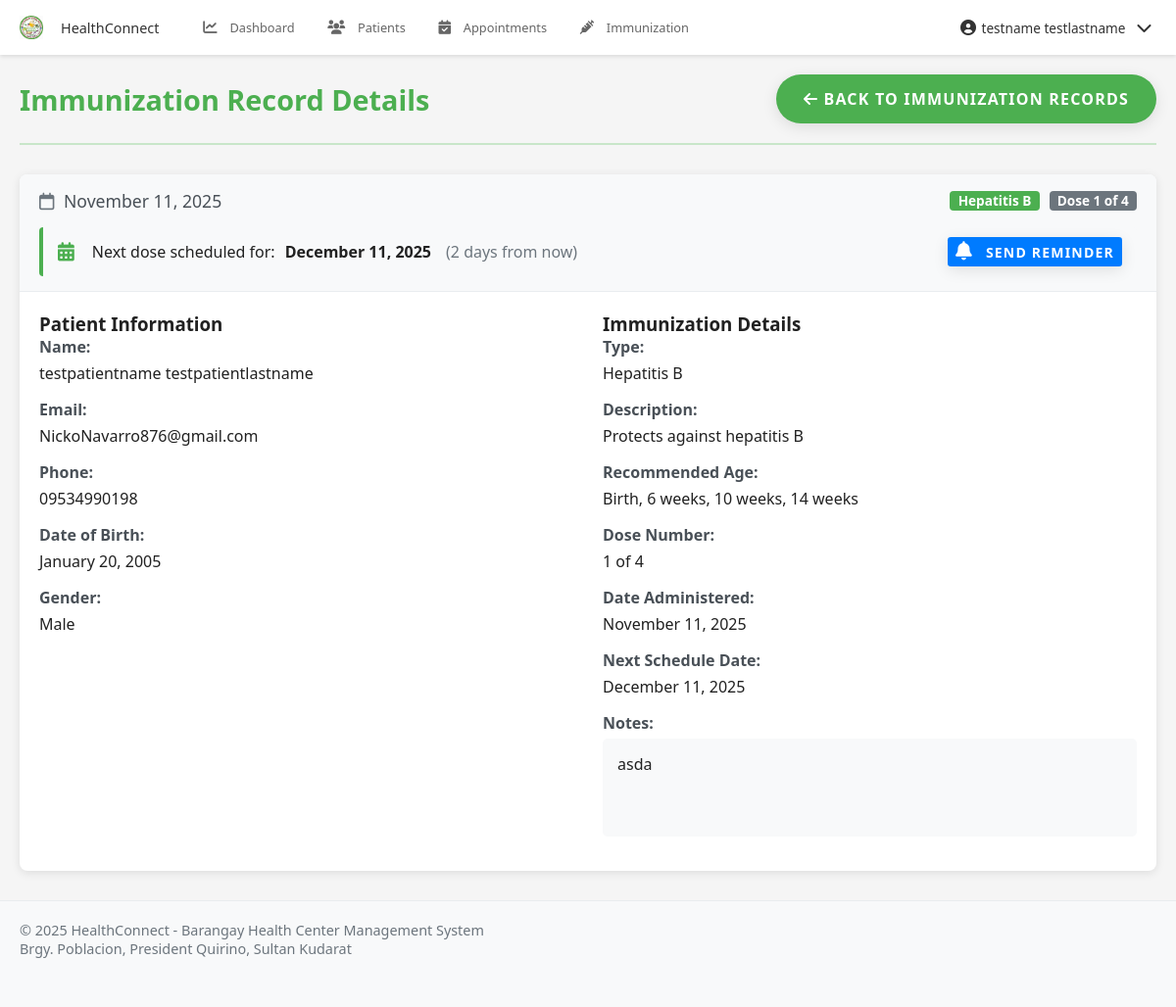
The page /pages/health_worker/view_immunization.php?id=2 (signed in) on the database its author committed.
### tables this page shows
CREATE TABLE `immunization_records` (
  `immunization_record_id` int(11) NOT NULL,
  `patient_id` int(11) DEFAULT NULL,
  `immunization_type_id` int(11) DEFAULT NULL,
  `health_worker_id` int(11) DEFAULT NULL,
  `dose_number` int(11) DEFAULT NULL,
  `date_administered` date DEFAULT NULL,
  `next_schedule_date` date DEFAULT NULL,
  `notes` text DEFAULT NULL,
  `created_at` timestamp NOT NULL DEFAULT current_timestamp(),
  `updated_at` timestamp NOT NULL DEFAULT current_timestamp() ON UPDATE current_timestamp()
);

CREATE TABLE `immunization_types` (
  `immunization_type_id` int(11) NOT NULL,
  `name` varchar(100) NOT NULL,
  `description` text DEFAULT NULL,
  `recommended_age` varchar(100) DEFAULT NULL,
  `dose_count` int(11) DEFAULT 1,
  `created_at` timestamp NOT NULL DEFAULT current_timestamp()
);

CREATE TABLE `users` (
  `user_id` int(11) NOT NULL,
  `role_id` int(11) DEFAULT NULL,
  `username` varchar(50) NOT NULL,
  `email` varchar(100) NOT NULL,
  `password` varchar(255) NOT NULL,
  `mobile_number` varchar(20) DEFAULT NULL,
  `first_name` varchar(100) NOT NULL,
  `middle_name` varchar(100) DEFAULT NULL,
  `last_name` varchar(100) NOT NULL,
  `gender` enum('Male','Female','Other') DEFAULT NULL,
  `date_of_birth` date DEFAULT NULL,
  `address` text DEFAULT NULL,
  `profile_picture` varchar(255) DEFAULT NULL,
  `is_active` tinyint(1) DEFAULT 1,
  `last_login` datetime DEFAULT NULL,
  `otp` varchar(6) DEFAULT NULL,
  `otp_expiry` datetime DEFAULT NULL,
  `created_at` timestamp NOT NULL DEFAULT current_timestamp(),
  `updated_at` timestamp NOT NULL DEFAULT current_timestamp() ON UPDATE current_timestamp()
);

### pages/health_worker/view_immunization.php (the view, shortened to what this page needs)
<?php
$immunization_record_id = intval($_GET['id']);
$database = new Database();
$pdo = $database->getConnection();
try {
    $query = "SELECT health_worker_id FROM health_workers WHERE user_id = ?";
    $stmt = $pdo->prepare($query);
    $stmt->execute([$_SESSION['user_id']]);
    $health_worker = $stmt->fetch(PDO::FETCH_ASSOC);
    $health_worker_id = $health_worker['health_worker_id'];
} catch (PDOException $e) {
    error_log("Error fetching health worker ID: " . $e->getMessage());
    header('Location: immunization.php');
    exit();
}
try {
    $query = "SELECT ir.*,
                     u.first_name, u.last_name, u.email, u.mobile_number, u.date_of_birth, u.gender,
                     it.name as immunization_name, it.description as immunization_description,
                     it.recommended_age, it.dose_count
              FROM immunization_records ir
              JOIN patients p ON ir.patient_id = p.patient_id
              JOIN users u ON p.user_id = u.user_id
              JOIN immunization_types it ON ir.immunization_type_id = it.immunization_type_id
              WHERE ir.immunization_record_id = ? AND ir.health_worker_id = ?";
    $stmt = $pdo->prepare($query);
    $stmt->execute([$immunization_record_id, $health_worker_id]);
    $immunization = $stmt->fetch(PDO::FETCH_ASSOC);
} catch (PDOException $e) {
    error_log("Error fetching immunization record: " . $e->getMessage());
    header('Location: immunization.php');
    exit();
}
?>
<!DOCTYPE html>
<html lang="en">
<head>
    <?php include __DIR__ . '/../../includes/header_links.php'; ?>
</head>
<body>
    <?php include __DIR__ . '/../../includes/navbar.php'; ?>
    <div class="container">
        <div class="page-header">
            <h1>Immunization Record Details</h1>
            <div class="header-actions">
                <a href="immunization.php" class="btn btn-secondary">
                    <i class="fas fa-arrow-left"></i> Back to Immunization Records
                </a>
            </div>
        </div>
        <div class="card">
            <div class="card-header">
                <div class="immunization-meta">
                    <div class="immunization-date">
                        <i class="far fa-calendar"></i>
                        <?php echo date('F j, Y', strtotime($immunization['date_administered'])); ?>
                    </div>
                    <div class="immunization-type">
                        <span class="badge badge-primary">
                            <?php echo htmlspecialchars($immunization['immunization_name']); ?>
                        </span>
                        <span class="badge badge-secondary">
                            Dose <?php echo $immunization['dose_number']; ?> of <?php echo $immunization['dose_count']; ?>
                        </span>
                    </div>
                </div>
                <?php if (!empty($immunization['next_schedule_date'])): ?>
                    <div class="next-schedule-alert">
                        <i class="fas fa-calendar-alt"></i>
                        Next dose scheduled for: <strong><?php echo date('F j, Y', strtotime($immunization['next_schedule_date'])); ?></strong>
                        <?php
                            $days_until = floor((strtotime($immunization['next_schedule_date']) - time()) / (60 * 60 * 24));
                            if ($days_until > 0) {
                                echo "<span class=\"days-count\">($days_until days from now)</span>";
                            } elseif ($days_until == 0) {
                                echo "<span class=\"days-count urgent\">Today!</span>";
                            } else {
                                echo "<span class=\"days-count overdue\">Overdue by " . abs($days_until) . " days</span>";
                            }
                        ?>
                        <button class="btn btn-sm btn-primary send-reminder-btn" onclick="sendReminder(<?php echo $immunization['patient_id']; ?>, '<?php echo htmlspecialchars($immunization['immunization_name']); ?>', '<?php echo $immunization['next_schedule_date']; ?>')">
                            <i class="fas fa-bell"></i> Send Reminder
                        </button>
                    </div>
                <?php endif; ?>
            </div>
            <div class="card-body">
                <div class="row">
                    <div class="col-md-6">
                        <h3>Patient Information</h3>
                        <div class="info-group">
                            <label>Name:</label>
                            <div><?php echo htmlspecialchars($immunization['first_name'] . ' ' . $immunization['last_name']); ?></div>
                        </div>
                        <div class="info-group">
                            <label>Email:</label>
                            <div><?php echo htmlspecialchars($immunization['email']); ?></div>
                        </div>
                        <div class="info-group">
                            <label>Phone:</label>
                            <div><?php echo htmlspecialchars($immunization['mobile_number']); ?></div>
                        </div>
                        <div class="info-group">
                            <label>Date of Birth:</label>
                            <div><?php echo date('F j, Y', strtotime($immunization['date_of_birth'])); ?></div>
                        </div>
                        <div class="info-group">
                            <label>Gender:</label>
                            <div><?php echo htmlspecialchars($immunization['gender']); ?></div>
                        </div>
                    </div>
                    <div class="col-md-6">
                        <h3>Immunization Details</h3>
                        <div class="info-group">
                            <label>Type:</label>
                            <div><?php echo htmlspecialchars($immunization['immunization_name']); ?></div>
                        </div>
                        <div class="info-group">
                            <label>Description:</label>
                            <div><?php echo htmlspecialchars($immunization['immunization_description']); ?></div>
                        </div>
                        <div class="info-group">
                            <label>Recommended Age:</label>
                            <div><?php echo htmlspecialchars($immunization['recommended_age']); ?></div>
                        </div>
                        <div class="info-group">
                            <label>Dose Number:</label>
                            <div><?php echo $immunization['dose_number']; ?> of <?php echo $immunization['dose_count']; ?></div>
                        </div>
                        <div class="info-group">
                            <label>Date Administered:</label>
                            <div><?php echo date('F j, Y', strtotime($immunization['date_administered'])); ?></div>
                        </div>
                        <?php if (!empty($immunization['next_schedule_date'])): ?>
                        <div class="info-group">
                            <label>Next Schedule Date:</label>
                            <div><?php echo date('F j, Y', strtotime($immunization['next_schedule_date'])); ?></div>
                        </div>
                        <?php endif; ?>
                        <div class="info-group">
                            <label>Notes:</label>
                            <div class="notes-section">
                                <?php if (!empty($immunization['notes'])): ?>
                                    <p><?php echo nl2br(htmlspecialchars($immunization['notes'])); ?></p>
                                <?php else: ?>
                                    <p class="text-muted">No notes available</p>
                                <?php endif; ?>
                            </div>
                        </div>
                    </div>
                </div>
            </div>
        </div>
    </div>
    <?php include __DIR__ . '/../../includes/footer.php'; ?>
</body>
</html>

### assets/css/style.css (style rules this page uses)
:root { --primary-color: #4CAF50; --primary-dark: #388E3C; --primary-light: #C8E6C9; --accent-color: #FF5722; --text-primary: #212121; --text-secondary: #757575; --divider-color: #BDBDBD; --background-color: #F5F5F5; --white: #FFFFFF; --error: #F44336; --warning: #FFC107; --info: #2196F3; --success: #4CAF50; }
* { margin: 0; padding: 0; box-sizing: border-box; font-family: 'Poppins', 'Segoe UI', Arial, sans-serif; }
html, body { height: 100%; background-color: var(--background-color); color: var(--text-primary); font-size: 16px; overflow-x: hidden; }
a { color: var(--primary-dark); text-decoration: none; transition: color 0.3s ease; }
.container { width: 100%; max-width: 1200px; margin: 0 auto; padding: 0 20px; }
.btn { display: inline-block; padding: 14px 28px; background-color: var(--primary-color); color: var(--white); border-radius: 30px; font-weight: 600; text-transform: uppercase; letter-spacing: 1.2px; transition: all 0.3s ease; cursor: pointer; border: none; box-shadow: 0 4px 15px rgba(0,0,0,0.1); }
.btn-sm { padding: 8px 16px; font-size: 0.9rem; }
.page-header { display: flex; justify-content: space-between; align-items: center; margin-bottom: 30px; padding: 20px 0; border-bottom: 2px solid var(--primary-light); }
.page-header h1 { color: var(--primary-color); margin: 0; font-size: 1.8rem; }
.header-actions { display: flex; gap: 15px; align-items: center; }
.card { background-color: #fff; border-radius: 8px; box-shadow: 0 2px 10px rgba(0, 0, 0, 0.1); margin-bottom: 30px; overflow: hidden; }
.card-header { background-color: #f8f9fa; padding: 15px 20px; border-bottom: 1px solid #e9ecef; }
.card-body { padding: 20px; }
.info-group { margin-bottom: 15px; }
.info-group label { font-weight: 600; display: block; margin-bottom: 5px; color: #495057; }
.notes-section { background-color: #f8f9fa; padding: 15px; border-radius: 5px; min-height: 100px; }
.row { display: flex; flex-wrap: wrap; margin-right: -15px; margin-left: -15px; }
.col-md-6 { flex: 0 0 50%; max-width: 50%; padding-right: 15px; padding-left: 15px; }
.immunization-meta { display: flex; justify-content: space-between; align-items: center; flex-wrap: wrap; }
.immunization-date { font-size: 1.1rem; color: #495057; margin-right: 20px; }
.immunization-date i { margin-right: 5px; color: #6c757d; }
.immunization-type { display: flex; gap: 10px; }
.badge { display: inline-block; padding: 0.25em 0.6em; font-size: 0.85em; font-weight: 700; line-height: 1; text-align: center; white-space: nowrap; vertical-align: baseline; border-radius: 0.25rem; }
.badge-primary { color: #fff; background-color: #4CAF50; }
.badge-secondary { color: #fff; background-color: #6c757d; }
.next-schedule-alert { margin-top: 15px; padding: 10px 15px; background-color: #f8f9fa; border-left: 4px solid #4CAF50; border-radius: 4px; display: flex; align-items: center; flex-wrap: wrap; gap: 10px; }
.next-schedule-alert i { color: #4CAF50; font-size: 1.2rem; margin-right: 8px; }
.days-count { color: #6c757d; margin-left: 5px; }
.send-reminder-btn { margin-left: auto; }
.btn-sm { padding: 0.25rem 0.5rem; font-size: 0.875rem; line-height: 1.5; border-radius: 0.2rem; }
body { padding-top: 60px; padding-bottom: 70px; }

### pages/health_worker/view_immunization.php (style rules this page uses)
.send-reminder-btn { background-color: #007bff; border: none; color: white !important; }
.send-reminder-btn i { color: white !important; }

### includes/navbar.php (style rules this page uses)
body { padding-top: 48px; padding-bottom: 56px; }
@media (min-width: 769px) { body { padding-bottom: 0; } }
@media (min-width: 769px) { body { padding-top: 56px; } }

### rows shown on the page
immunization_records: date_administered "November 11, 2025", immunization_type.name "Hepatitis B", dose_number "1", immunization_type.dose_count "4", next_schedule_date "December 11, 2025", next_schedule_date "2", users.first_name+last_name "testpatientname testpatientlastname", users.email "NickoNavarro876@gmail.com", users.mobile_number "09534990198", users.date_of_birth "January 20, 2005", users.gender "Male", immunization_type.description "Protects against hepatitis B", immunization_type.recommended_age "Birth, 6 weeks, 10 weeks, 14 weeks", notes "asda"

### other values the page prints
$_SESSION['name'] "testname testlastname"
